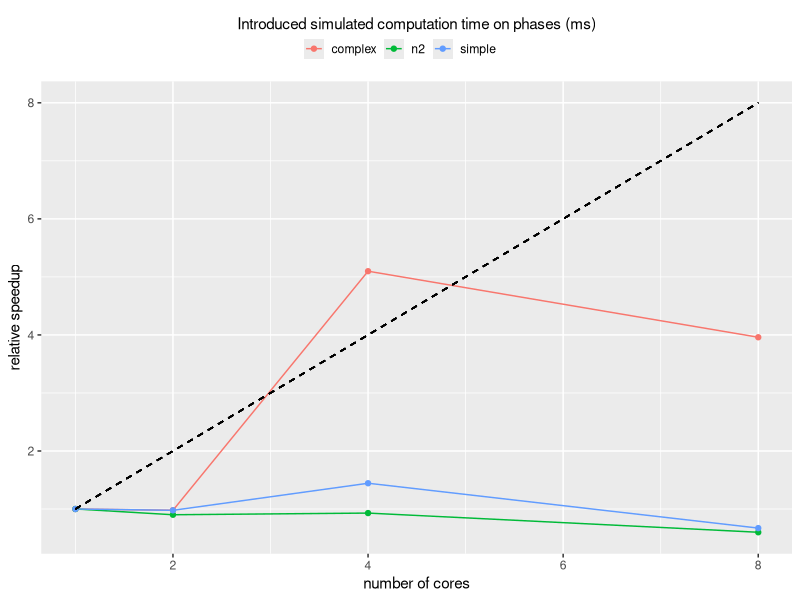
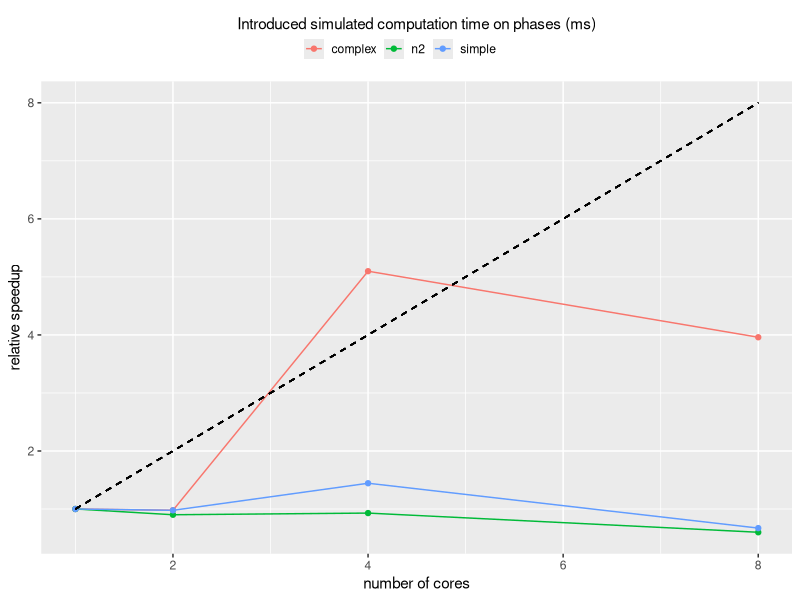

The R source for these figures, in order:
## ---- chunk 1
packages <- c("ggplot2", "dplyr")
install.packages(setdiff(packages, rownames(installed.packages())))
library(ggplot2)
library(dplyr)
## ---- chunk 2
colTypes <- c("character", rep("numeric",14))
data <- read.csv(file="x1_pivot.csv", colClasses=colTypes, comment.char = "#")
## ---- chunk 3
raw_df <- data.frame(data)
df <- raw_df %>% 
  group_by(pivot,element, link, executor, core, partition,sleeping_guard,sleeping_instantiate,sleeping_apply) %>% 
  summarise(count=length(total_time),total_time.mean = mean(total_time), total_time.sd = sd(total_time), total_time.median = median(total_time),
            time_tuples.mean = mean(time_tuples), time_tuples.sd = sd(time_tuples), time_tuples.median = median(time_tuples),
            time_instantiate.mean = mean(time_instantiate), time_instantiate.sd = sd(time_instantiate), time_instantiate.median = median(time_instantiate),
            time_extract.mean = mean(time_extract), time_extract.sd = sd(time_extract), time_extract.median = median(time_extract),
            time_broadcast.mean = mean(time_broadcast), time_broadcast.sd = sd(time_broadcast), time_broadcast.median = median(time_broadcast),
            time_apply.mean = mean(time_apply), time_apply.sd = sd(time_apply), time_apply.median = median(time_apply)) 
#(df <- df[order(df$sleeping_guard), ])
## ---- chunk 4
size = unique(df$element)
foo_pivot = unique(df$pivot)

df.with_speedups  <- NULL

for (foo in foo_pivot){
  df.pivot <- df%>%filter(pivot == foo)
  df.pivot$total_cores = df.pivot$core * df.pivot$executor
  
  ref_value = df.pivot %>% filter(total_cores == 1)
#  ref_value = df.pivot %>% filter(total_cores == 2)
  ref_value.total_time = ref_value$total_time.mean
  df.pivot["total_time.speedup"] =  ref_value.total_time / df.pivot$total_time.mean 
  
  df.toprint = subset(df.pivot, select = c(pivot,element,link,executor,core,total_cores,partition,count,total_time.speedup, total_time.mean))
  
  if (is.null(df.with_speedups )) {
      df.with_speedups  = df.toprint
    }else {
      df.with_speedups  = rbind.data.frame(df.with_speedups , df.toprint)
    }
}

ggplot(data=df.with_speedups, aes(x=total_cores,y=total_time.speedup,group=as.factor(pivot),color=as.factor(pivot))) + 
  geom_line() + geom_point() + labs(fill = "") + geom_segment(aes(x = 1, y = 1, xend = 8, yend = 8),  color="black", linetype="dashed") +
  theme(legend.key.size = unit(0.5, 'cm')) + theme(legend.position = "top") + xlab("number of cores") + ylab("relative speedup") + scale_color_discrete(name="Introduced simulated computation time on phases (ms)") +
  guides(colour =guide_legend(title.position="top", title.hjust = 0.4),
         size = guide_legend(title.position="top", title.hjust = 0.4))
ggsave("x1_pivot.pdf",width = 4, height = 3)

